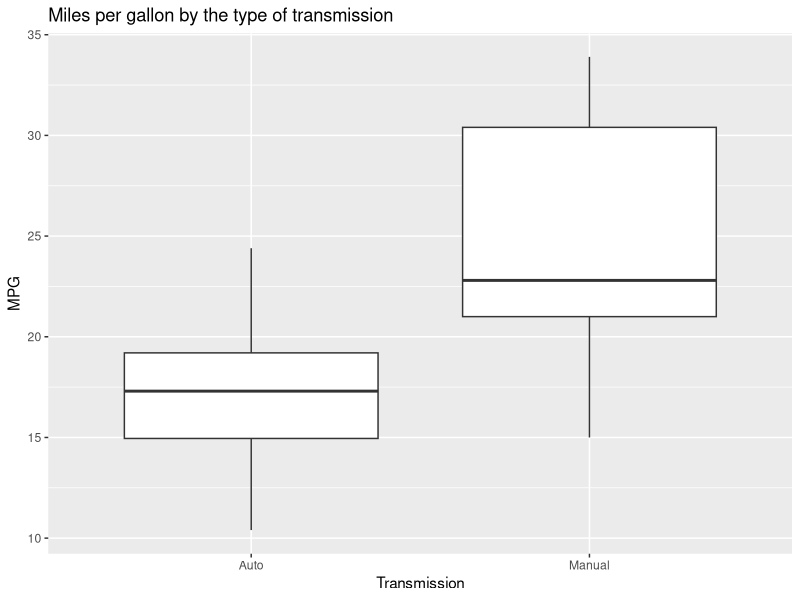
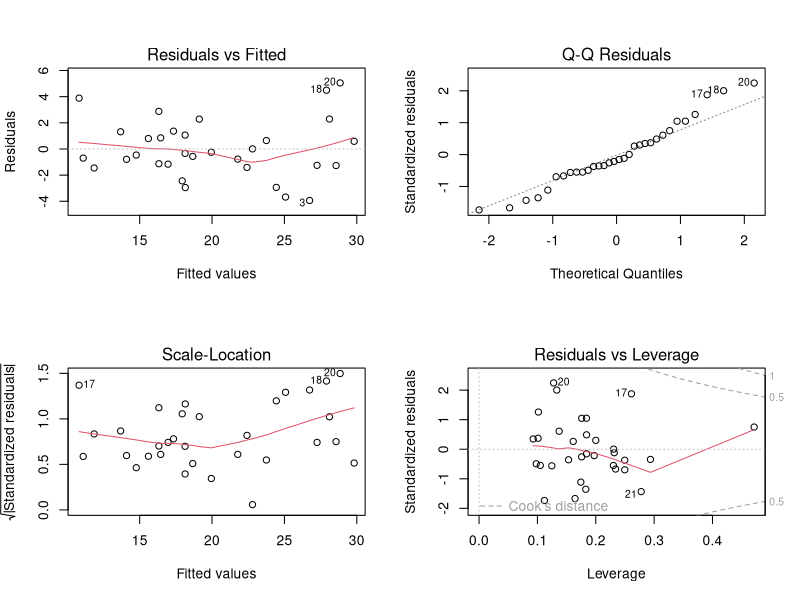

Write the R code that produced these figures, in order.
## ---- chunk 1
knitr::opts_chunk$set(echo = TRUE)
## ---- chunk 2
library(dplyr)
library(ggplot2)
library(GGally)

## load the data into R
data("mtcars")

## create a data frame tbl
dataset <- tbl_df(mtcars)

## transform to factors
dataset <- mutate(dataset, am = as.factor(am))
dataset <- mutate(dataset, vs = as.factor(vs))
dataset <- mutate(dataset, cyl = as.factor(cyl))
dataset <- mutate(dataset, gear = as.factor(gear))
dataset <- mutate(dataset, carb = as.factor(carb))

## give meaningful labels
levels(dataset$am) <- c("Auto", "Manual")

## https://stackoverflow.com/questions/18617174/r-mtcars-dataset-meaning-of-vs-variable
levels(dataset$vs) <- c("V/Vee", "Straight/inline")

## overview of the data
head(dataset)
## let's take a look at the pairs plot
## ---- chunk 3
g <- ggplot(dataset, aes(x = am, y = mpg))
g <- g + geom_boxplot()
g + labs(title = "Miles per gallon by the type of transmission", x = "Transmission", y = "MPG")
## ---- chunk 4
library(broom)
tidy(t.test(mpg ~ am, data = dataset))
## ---- chunk 5
fit_1 <- lm(mpg ~ am, data = dataset) 
summary(fit_1)$coef
summary(fit_1)$r.squared
## ---- chunk 6
stepvise_model <- step(lm(mpg ~ . , data = dataset ), trace = 0)
summary(stepvise_model)$coef
summary(stepvise_model)$r.squared

## ---- chunk 7
tidy(anova(fit_1, stepvise_model))
## ---- chunk 8
head(sort(dfbetas(stepvise_model)[,'amManual'], decreasing = TRUE), n = 2)
head(sort(hatvalues(stepvise_model), decreasing = TRUE), n = 2)
## ---- chunk 9

par(mfrow=c(2, 2))
plot(stepvise_model)
## ---- chunk 10
library(knitr)
cr <- cor(dataset[, c(1, 3:7)])
kable(cr)
